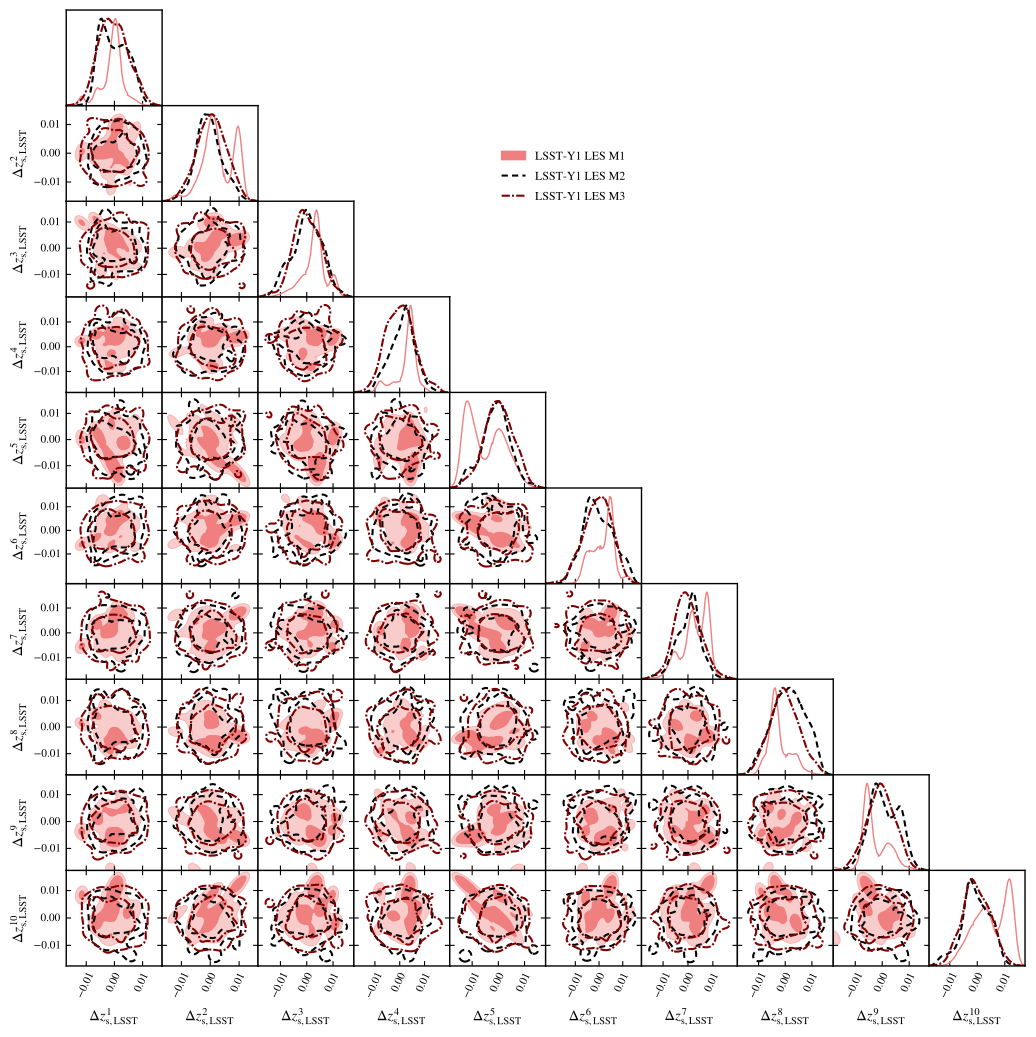

Here is the Python script that generated this plot:
import getdist.plots as gplot
from getdist import MCSamples
from getdist import loadMCSamples
import os
import matplotlib
import subprocess
import matplotlib.pyplot as plt
import numpy as np

# GENERAL PLOT OPTIONS
matplotlib.rcParams['mathtext.fontset'] = 'stix'
matplotlib.rcParams['font.family'] = 'STIXGeneral'
matplotlib.rcParams['mathtext.rm'] = 'Bitstream Vera Sans'
matplotlib.rcParams['mathtext.it'] = 'Bitstream Vera Sans:italic'
matplotlib.rcParams['mathtext.bf'] = 'Bitstream Vera Sans:bold'
matplotlib.rcParams['xtick.bottom'] = True
matplotlib.rcParams['xtick.top'] = False
matplotlib.rcParams['ytick.right'] = False
matplotlib.rcParams['axes.edgecolor'] = 'black'
matplotlib.rcParams['axes.linewidth'] = '1.0'
matplotlib.rcParams['axes.labelsize'] = 'medium'
matplotlib.rcParams['axes.grid'] = True
matplotlib.rcParams['grid.linewidth'] = '0.0'
matplotlib.rcParams['grid.alpha'] = '0.18'
matplotlib.rcParams['grid.color'] = 'lightgray'
matplotlib.rcParams['legend.labelspacing'] = 0.77
matplotlib.rcParams['savefig.bbox'] = 'tight'
matplotlib.rcParams['savefig.format'] = 'pdf'

parameter = [u'LSST_DZ_S1',u'LSST_DZ_S2', u'LSST_DZ_S3', u'LSST_DZ_S4', u'LSST_DZ_S5', 
u'LSST_DZ_S6', u'LSST_DZ_S7', u'LSST_DZ_S8', u'LSST_DZ_S9',u'LSST_DZ_S10']
chaindir=r'.'

analysissettings={'smooth_scale_1D':0.35,'smooth_scale_2D':0.35,'ignore_rows': u'0.5',
'range_confidence' : u'0.005'}

analysissettings2={'smooth_scale_1D':0.35,'smooth_scale_2D':0.35,'ignore_rows': u'0.0',
'range_confidence' : u'0.005'}

root_chains = (
  '../chains/EXAMPLE_MCMC1',
  '../chains/EXAMPLE_MCMC2',
  '../chains/EXAMPLE_MCMC3',
)


# --------------------------------------------------------------------------------
samples=loadMCSamples('./' + root_chains[0],settings=analysissettings)
p = samples.getParams()
samples.addDerived(p.omegam*p.H0/100.,name='gamma',label='{\\Omega_m h}')
samples.addDerived(p.s8omegamp5/0.5477225575,name='SS8',label='{S_8}')
samples.saveAsText('.VM_P7_TMP1')
# --------------------------------------------------------------------------------
samples=loadMCSamples('./' + root_chains[1],settings=analysissettings)
p = samples.getParams()
samples.addDerived(p.omegam*p.H0/100.,name='gamma',label='{\\Omega_m h}')
samples.addDerived(p.s8omegamp5/0.5477225575,name='SS8',label='{S_8}')
samples.saveAsText('.VM_P7_TMP2')
# --------------------------------------------------------------------------------
samples=loadMCSamples('./' + root_chains[2],settings=analysissettings2)
p = samples.getParams()
samples.addDerived(p.omegam*p.H0/100.,name='gamma',label='{\\Omega_m h}')
samples.addDerived(p.s8omegamp5/0.5477225575,name='SS8',label='{S_8}')
samples.saveAsText('.VM_P7_TMP3')
# --------------------------------------------------------------------------------

#GET DIST PLOT SETUP
g=gplot.getSubplotPlotter(chain_dir=chaindir,analysis_settings=analysissettings2,width_inch=10.5)
g.settings.axis_tick_x_rotation=65
g.settings.lw_contour = 1.2
g.settings.legend_rect_border = False
g.settings.figure_legend_frame = False
g.settings.axes_fontsize = 13.0
g.settings.legend_fontsize = 13.5
g.settings.alpha_filled_add = 0.85
g.settings.lab_fontsize=15.5
g.legend_labels=False

param_3d = None
g.triangle_plot(['.VM_P7_TMP1','.VM_P7_TMP2','.VM_P7_TMP3'],
parameter,
plot_3d_with_param=param_3d,line_args=[
{'lw': 1.2,'ls': 'solid', 'color':'lightcoral'},
{'lw': 1.2,'ls': '--', 'color':'black'},
{'lw': 1.6,'ls': '-.', 'color': 'maroon'},
{'lw': 1.6,'ls': 'solid', 'color': 'indigo'},
],
contour_colors=['lightcoral','black','maroon','indigo'],
contour_ls=['solid','--','-.'], 
contour_lws=[1.0,1.5,1.5,1.0],
filled=[True,False,False,True],
shaded=False,
legend_labels=[
'LSST-Y1 LES M1',
'LSST-Y1 LES M2',
'LSST-Y1 LES M3',
],
legend_loc=(0.48, 0.80))

g.export()
